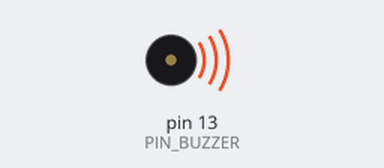
The sketch below on a simulated Arduino Uno, built with avr-gcc and run on an emulated ATmega328P. Shown: buzzer (waves = sounding).

Above: at 0.2 s.
At 9.38 s:
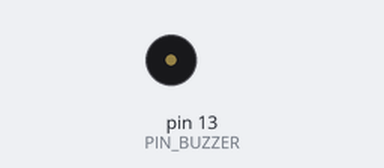
Timing chart, 0 to 10.5 s (numbered marks = the images above):
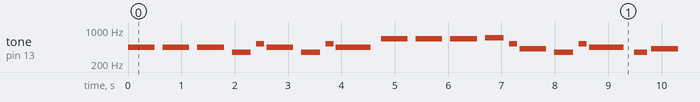

The sketch:

Ejercicio_7.ino
```cpp
const int PIN_BUZZER = 13;  // Pin donde está conectado el zumbador

// Array de frecuencias (notas musicales)
const int melody[] = {
  440, 440, 440, 349, 523, 440, 349, 523, 440,
  659, 659, 659, 698, 523, 415, 349, 523, 440,
  349, 415, 349, 440, 349, 523, 440
};

// Array de duraciones (en milisegundos)
const int noteDurations[] = {
  500, 500, 500, 350, 150, 500, 350, 150, 650,
  500, 500, 500, 350, 150, 500, 350, 150, 650,
  250, 500, 375, 125, 500, 375, 650
};

const int numNotes = sizeof(melody) / sizeof(melody[0]);

void setup() {
  // Nada que configurar
}

void loop() {
  for (int i = 0; i < numNotes; i++) {
    tone(PIN_BUZZER, melody[i], noteDurations[i]);    // Emite la nota
    delay(noteDurations[i] * 1.3);                    // Espera entre notas
    noTone(PIN_BUZZER);                               // Detiene el tono
  }

  delay(3000);  // Pausa entre repeticiones
}
```

Measured:
- by itself, tone on pin 13 (PIN_BUZZER): plays 440 Hz for 0.50 s, 440 Hz for 0.50 s, 440 Hz for 0.50 s, 349 Hz for 0.35 s, 523 Hz for 0.15 s, 440 Hz for 0.50 s … (202 notes in this stretch)
